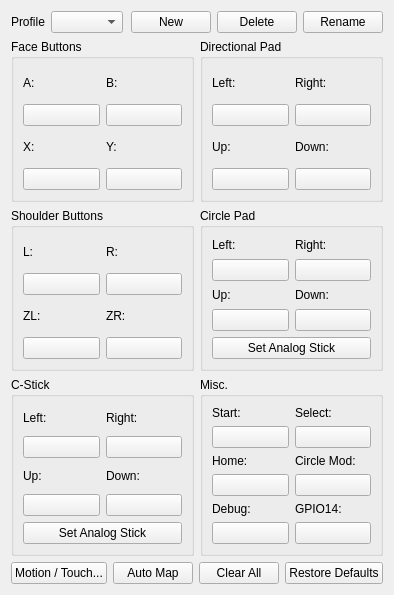
<?xml version="1.0" encoding="UTF-8"?>
<ui version="4.0">
 <class>ConfigureInput</class>
 <widget class="QWidget" name="ConfigureInput">
  <property name="geometry">
   <rect>
    <x>0</x>
    <y>0</y>
    <width>374</width>
    <height>595</height>
   </rect>
  </property>
  <property name="windowTitle">
   <string>ConfigureInput</string>
  </property>
  <layout class="QVBoxLayout" name="verticalLayout_5">
   <item>
    <layout class="QHBoxLayout" name="horizontalLayout_3">
     <item>
      <widget class="QLabel" name="label_5">
       <property name="text">
        <string>Profile</string>
       </property>
      </widget>
     </item>
     <item>
      <widget class="QComboBox" name="profile"/>
     </item>
     <item>
      <spacer name="horizontalSpacer_2">
       <property name="orientation">
        <enum>Qt::Horizontal</enum>
       </property>
       <property name="sizeHint" stdset="0">
        <size>
         <width>40</width>
         <height>20</height>
        </size>
       </property>
      </spacer>
     </item>
     <item>
      <widget class="QPushButton" name="buttonNew">
       <property name="text">
        <string>New</string>
       </property>
      </widget>
     </item>
     <item>
      <widget class="QPushButton" name="buttonDelete">
       <property name="text">
        <string>Delete</string>
       </property>
      </widget>
     </item>
     <item>
      <widget class="QPushButton" name="buttonRename">
       <property name="text">
        <string>Rename</string>
       </property>
      </widget>
     </item>
    </layout>
   </item>
   <item>
    <layout class="QGridLayout" name="gridLayout_7">
     <item row="0" column="0">
      <widget class="QGroupBox" name="faceButtons">
       <property name="title">
        <string>Face Buttons</string>
       </property>
       <property name="flat">
        <bool>false</bool>
       </property>
       <property name="checkable">
        <bool>false</bool>
       </property>
       <layout class="QGridLayout" name="gridLayout">
        <item row="1" column="1">
         <layout class="QVBoxLayout" name="verticalLayout_4">
          <item>
           <widget class="QLabel" name="label_4">
            <property name="text">
             <string>Y:</string>
            </property>
           </widget>
          </item>
          <item>
           <widget class="QPushButton" name="buttonY">
            <property name="text">
             <string/>
            </property>
           </widget>
          </item>
         </layout>
        </item>
        <item row="1" column="0">
         <layout class="QVBoxLayout" name="verticalLayout_3">
          <item>
           <widget class="QLabel" name="label_3">
            <property name="text">
             <string>X:</string>
            </property>
           </widget>
          </item>
          <item>
           <widget class="QPushButton" name="buttonX">
            <property name="text">
             <string/>
            </property>
           </widget>
          </item>
         </layout>
        </item>
        <item row="0" column="1">
         <layout class="QVBoxLayout" name="verticalLayout_2">
          <item>
           <widget class="QLabel" name="label_2">
            <property name="text">
             <string>B:</string>
            </property>
           </widget>
          </item>
          <item>
           <widget class="QPushButton" name="buttonB">
            <property name="text">
             <string/>
            </property>
           </widget>
          </item>
         </layout>
        </item>
        <item row="0" column="0">
         <layout class="QVBoxLayout" name="verticalLayout">
          <item>
           <widget class="QLabel" name="label">
            <property name="text">
             <string>A:</string>
            </property>
           </widget>
          </item>
          <item>
           <widget class="QPushButton" name="buttonA">
            <property name="text">
             <string/>
            </property>
           </widget>
          </item>
         </layout>
        </item>
       </layout>
      </widget>
     </item>
     <item row="0" column="1">
      <widget class="QGroupBox" name="faceButtons_2">
       <property name="title">
        <string>Directional Pad</string>
       </property>
       <property name="flat">
        <bool>false</bool>
       </property>
       <property name="checkable">
        <bool>false</bool>
       </property>
       <layout class="QGridLayout" name="gridLayout_2">
        <item row="1" column="0">
         <layout class="QVBoxLayout" name="verticalLayout_12">
          <item>
           <widget class="QLabel" name="label_34">
            <property name="text">
             <string>Up:</string>
            </property>
           </widget>
          </item>
          <item>
           <widget class="QPushButton" name="buttonDpadUp">
            <property name="text">
             <string/>
            </property>
           </widget>
          </item>
         </layout>
        </item>
        <item row="1" column="1">
         <layout class="QVBoxLayout" name="verticalLayout_9">
          <item>
           <widget class="QLabel" name="label_35">
            <property name="text">
             <string>Down:</string>
            </property>
           </widget>
          </item>
          <item>
           <widget class="QPushButton" name="buttonDpadDown">
            <property name="text">
             <string/>
            </property>
           </widget>
          </item>
         </layout>
        </item>
        <item row="0" column="0">
         <layout class="QVBoxLayout" name="verticalLayout_10">
          <item>
           <widget class="QLabel" name="label_32">
            <property name="text">
             <string>Left:</string>
            </property>
           </widget>
          </item>
          <item>
           <widget class="QPushButton" name="buttonDpadLeft">
            <property name="text">
             <string/>
            </property>
           </widget>
          </item>
         </layout>
        </item>
        <item row="0" column="1">
         <layout class="QVBoxLayout" name="verticalLayout_11">
          <item>
           <widget class="QLabel" name="label_33">
            <property name="text">
             <string>Right:</string>
            </property>
           </widget>
          </item>
          <item>
           <widget class="QPushButton" name="buttonDpadRight">
            <property name="text">
             <string/>
            </property>
           </widget>
          </item>
         </layout>
        </item>
       </layout>
      </widget>
     </item>
     <item row="1" column="0">
      <widget class="QGroupBox" name="faceButtons_3">
       <property name="title">
        <string>Shoulder Buttons</string>
       </property>
       <property name="flat">
        <bool>false</bool>
       </property>
       <property name="checkable">
        <bool>false</bool>
       </property>
       <layout class="QGridLayout" name="gridLayout_3">
        <item row="0" column="0">
         <layout class="QVBoxLayout" name="verticalLayout_13">
          <item>
           <widget class="QLabel" name="label_17">
            <property name="text">
             <string>L:</string>
            </property>
           </widget>
          </item>
          <item>
           <widget class="QPushButton" name="buttonL">
            <property name="text">
             <string/>
            </property>
           </widget>
          </item>
         </layout>
        </item>
        <item row="0" column="1">
         <layout class="QVBoxLayout" name="verticalLayout_14">
          <item>
           <widget class="QLabel" name="label_19">
            <property name="text">
             <string>R:</string>
            </property>
           </widget>
          </item>
          <item>
           <widget class="QPushButton" name="buttonR">
            <property name="text">
             <string/>
            </property>
           </widget>
          </item>
         </layout>
        </item>
        <item row="1" column="0">
         <layout class="QVBoxLayout" name="verticalLayout_15">
          <item>
           <widget class="QLabel" name="label_20">
            <property name="text">
             <string>ZL:</string>
            </property>
           </widget>
          </item>
          <item>
           <widget class="QPushButton" name="buttonZL">
            <property name="text">
             <string/>
            </property>
           </widget>
          </item>
         </layout>
        </item>
        <item row="1" column="1">
         <layout class="QVBoxLayout" name="verticalLayout_16">
          <item>
           <widget class="QLabel" name="label_18">
            <property name="text">
             <string>ZR:</string>
            </property>
           </widget>
          </item>
          <item>
           <widget class="QPushButton" name="buttonZR">
            <property name="text">
             <string/>
            </property>
           </widget>
          </item>
         </layout>
        </item>
       </layout>
      </widget>
     </item>
     <item row="1" column="1">
      <widget class="QGroupBox" name="faceButtons_4">
       <property name="title">
        <string>Circle Pad</string>
       </property>
       <property name="flat">
        <bool>false</bool>
       </property>
       <property name="checkable">
        <bool>false</bool>
       </property>
       <layout class="QGridLayout" name="gridLayout_4">
        <item row="1" column="1">
         <layout class="QVBoxLayout" name="verticalLayout_19">
          <item>
           <widget class="QLabel" name="label_24">
            <property name="text">
             <string>Up:</string>
            </property>
           </widget>
          </item>
          <item>
           <widget class="QPushButton" name="buttonCircleUp">
            <property name="text">
             <string/>
            </property>
           </widget>
          </item>
         </layout>
        </item>
        <item row="1" column="2">
         <layout class="QVBoxLayout" name="verticalLayout_20">
          <item>
           <widget class="QLabel" name="label_22">
            <property name="text">
             <string>Down:</string>
            </property>
           </widget>
          </item>
          <item>
           <widget class="QPushButton" name="buttonCircleDown">
            <property name="text">
             <string/>
            </property>
           </widget>
          </item>
         </layout>
        </item>
        <item row="0" column="2">
         <layout class="QVBoxLayout" name="verticalLayout_18">
          <item>
           <widget class="QLabel" name="label_23">
            <property name="text">
             <string>Right:</string>
            </property>
           </widget>
          </item>
          <item>
           <widget class="QPushButton" name="buttonCircleRight">
            <property name="text">
             <string/>
            </property>
           </widget>
          </item>
         </layout>
        </item>
        <item row="2" column="1" colspan="2">
         <widget class="QPushButton" name="buttonCircleAnalog">
          <property name="text">
           <string>Set Analog Stick</string>
          </property>
         </widget>
        </item>
        <item row="0" column="1">
         <layout class="QVBoxLayout" name="verticalLayout_17">
          <item>
           <widget class="QLabel" name="label_21">
            <property name="text">
             <string>Left:</string>
            </property>
           </widget>
          </item>
          <item>
           <widget class="QPushButton" name="buttonCircleLeft">
            <property name="text">
             <string/>
            </property>
           </widget>
          </item>
         </layout>
        </item>
       </layout>
      </widget>
     </item>
     <item row="2" column="0">
      <widget class="QGroupBox" name="faceButtons_5">
       <property name="title">
        <string>C-Stick</string>
       </property>
       <property name="flat">
        <bool>false</bool>
       </property>
       <property name="checkable">
        <bool>false</bool>
       </property>
       <layout class="QGridLayout" name="gridLayout_5">
        <item row="0" column="0">
         <layout class="QVBoxLayout" name="verticalLayout_21">
          <item>
           <widget class="QLabel" name="label_25">
            <property name="text">
             <string>Left:</string>
            </property>
           </widget>
          </item>
          <item>
           <widget class="QPushButton" name="buttonCStickLeft">
            <property name="text">
             <string/>
            </property>
           </widget>
          </item>
         </layout>
        </item>
        <item row="0" column="1">
         <layout class="QVBoxLayout" name="verticalLayout_22">
          <item>
           <widget class="QLabel" name="label_27">
            <property name="text">
             <string>Right:</string>
            </property>
           </widget>
          </item>
          <item>
           <widget class="QPushButton" name="buttonCStickRight">
            <property name="text">
             <string/>
            </property>
           </widget>
          </item>
         </layout>
        </item>
        <item row="1" column="0">
         <layout class="QVBoxLayout" name="verticalLayout_23">
          <item>
           <widget class="QLabel" name="label_28">
            <property name="text">
             <string>Up:</string>
            </property>
           </widget>
          </item>
          <item>
           <widget class="QPushButton" name="buttonCStickUp">
            <property name="text">
             <string/>
            </property>
           </widget>
          </item>
         </layout>
        </item>
        <item row="1" column="1">
         <layout class="QVBoxLayout" name="verticalLayout_24">
          <item>
           <widget class="QLabel" name="label_26">
            <property name="text">
             <string>Down:</string>
            </property>
           </widget>
          </item>
          <item>
           <widget class="QPushButton" name="buttonCStickDown">
            <property name="text">
             <string/>
            </property>
           </widget>
          </item>
         </layout>
        </item>
        <item row="2" column="0" colspan="2">
         <widget class="QPushButton" name="buttonCStickAnalog">
          <property name="text">
           <string>Set Analog Stick</string>
          </property>
         </widget>
        </item>
       </layout>
      </widget>
     </item>
     <item row="2" column="1">
      <widget class="QGroupBox" name="faceButtons_6">
       <property name="title">
        <string>Misc.</string>
       </property>
       <property name="flat">
        <bool>false</bool>
       </property>
       <property name="checkable">
        <bool>false</bool>
       </property>
       <layout class="QGridLayout" name="gridLayout_6">
        <item row="0" column="0">
         <layout class="QVBoxLayout" name="verticalLayout_25">
          <item>
           <widget class="QLabel" name="label_29">
            <property name="text">
             <string>Start:</string>
            </property>
           </widget>
          </item>
          <item>
           <widget class="QPushButton" name="buttonStart">
            <property name="text">
             <string/>
            </property>
           </widget>
          </item>
         </layout>
        </item>
        <item row="0" column="1">
         <layout class="QVBoxLayout" name="verticalLayout_26">
          <item>
           <widget class="QLabel" name="label_30">
            <property name="text">
             <string>Select:</string>
            </property>
           </widget>
          </item>
          <item>
           <widget class="QPushButton" name="buttonSelect">
            <property name="text">
             <string/>
            </property>
           </widget>
          </item>
         </layout>
        </item>
        <item row="1" column="0">
         <layout class="QVBoxLayout" name="verticalLayout_27">
          <item>
           <widget class="QLabel" name="label_31">
            <property name="text">
             <string>Home:</string>
            </property>
           </widget>
          </item>
          <item>
           <widget class="QPushButton" name="buttonHome">
            <property name="text">
             <string/>
            </property>
           </widget>
          </item>
         </layout>
        </item>
        <item row="1" column="1">
         <layout class="QVBoxLayout" name="verticalLayout_28">
          <item>
           <widget class="QLabel" name="label_36">
            <property name="text">
             <string>Circle Mod:</string>
            </property>
           </widget>
          </item>
          <item>
           <widget class="QPushButton" name="buttonCircleMod">
            <property name="text">
             <string/>
            </property>
           </widget>
          </item>
         </layout>
        </item>
        <item row="2" column="1">
         <layout class="QVBoxLayout" name="verticalLayout_33">
          <item>
           <widget class="QLabel" name="label_41">
            <property name="text">
             <string>GPIO14:</string>
            </property>
           </widget>
          </item>
          <item>
           <widget class="QPushButton" name="buttonGpio14">
            <property name="text">
             <string/>
            </property>
           </widget>
          </item>
         </layout>
        </item>
        <item row="2" column="0">
         <layout class="QVBoxLayout" name="verticalLayout_32">
          <item>
           <widget class="QLabel" name="label_40">
            <property name="text">
             <string>Debug:</string>
            </property>
           </widget>
          </item>
          <item>
           <widget class="QPushButton" name="buttonDebug">
            <property name="text">
             <string/>
            </property>
           </widget>
          </item>
         </layout>
        </item>
       </layout>
      </widget>
     </item>
    </layout>
   </item>
   <item>
    <layout class="QVBoxLayout" name="verticalLayout_6">
     <item>
      <layout class="QHBoxLayout" name="horizontalLayout">
       <item>
        <widget class="QPushButton" name="buttonMotionTouch">
         <property name="sizePolicy">
          <sizepolicy hsizetype="Minimum" vsizetype="Fixed">
           <horstretch>0</horstretch>
           <verstretch>0</verstretch>
          </sizepolicy>
         </property>
         <property name="sizeIncrement">
          <size>
           <width>0</width>
           <height>0</height>
          </size>
         </property>
         <property name="baseSize">
          <size>
           <width>0</width>
           <height>0</height>
          </size>
         </property>
         <property name="layoutDirection">
          <enum>Qt::LeftToRight</enum>
         </property>
         <property name="text">
          <string>Motion / Touch...</string>
         </property>
        </widget>
       </item>
       <item>
        <widget class="QPushButton" name="buttonAutoMap">
         <property name="sizePolicy">
          <sizepolicy hsizetype="Minimum" vsizetype="Fixed">
           <horstretch>0</horstretch>
           <verstretch>0</verstretch>
          </sizepolicy>
         </property>
         <property name="sizeIncrement">
          <size>
           <width>0</width>
           <height>0</height>
          </size>
         </property>
         <property name="baseSize">
          <size>
           <width>0</width>
           <height>0</height>
          </size>
         </property>
         <property name="layoutDirection">
          <enum>Qt::LeftToRight</enum>
         </property>
         <property name="text">
          <string>Auto Map</string>
         </property>
        </widget>
       </item>
       <item>
        <widget class="QPushButton" name="buttonClearAll">
         <property name="sizePolicy">
          <sizepolicy hsizetype="Minimum" vsizetype="Fixed">
           <horstretch>0</horstretch>
           <verstretch>0</verstretch>
          </sizepolicy>
         </property>
         <property name="sizeIncrement">
          <size>
           <width>0</width>
           <height>0</height>
          </size>
         </property>
         <property name="baseSize">
          <size>
           <width>0</width>
           <height>0</height>
          </size>
         </property>
         <property name="layoutDirection">
          <enum>Qt::LeftToRight</enum>
         </property>
         <property name="text">
          <string>Clear All</string>
         </property>
        </widget>
       </item>
       <item>
        <widget class="QPushButton" name="buttonRestoreDefaults">
         <property name="sizePolicy">
          <sizepolicy hsizetype="Minimum" vsizetype="Fixed">
           <horstretch>0</horstretch>
           <verstretch>0</verstretch>
          </sizepolicy>
         </property>
         <property name="sizeIncrement">
          <size>
           <width>0</width>
           <height>0</height>
          </size>
         </property>
         <property name="baseSize">
          <size>
           <width>0</width>
           <height>0</height>
          </size>
         </property>
         <property name="layoutDirection">
          <enum>Qt::LeftToRight</enum>
         </property>
         <property name="text">
          <string>Restore Defaults</string>
         </property>
        </widget>
       </item>
      </layout>
     </item>
    </layout>
   </item>
  </layout>
 </widget>
 <resources/>
 <connections/>
</ui>
